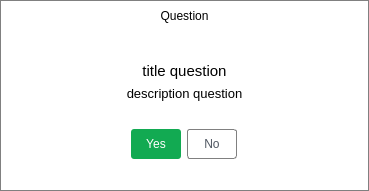
<?xml version="1.0" encoding="UTF-8"?>
<ui version="4.0">
 <class>AskPopup</class>
 <widget class="QDialog" name="AskPopup">
  <property name="windowModality">
   <enum>Qt::WindowModal</enum>
  </property>
  <property name="geometry">
   <rect>
    <x>0</x>
    <y>0</y>
    <width>369</width>
    <height>191</height>
   </rect>
  </property>
  <property name="windowTitle">
   <string notr="true"/>
  </property>
  <property name="styleSheet">
   <string notr="true">QDialog{
	border :  1px solid gray;
	background : white
}</string>
  </property>
  <layout class="QVBoxLayout" name="verticalLayout_2">
   <property name="spacing">
    <number>9</number>
   </property>
   <property name="leftMargin">
    <number>0</number>
   </property>
   <property name="topMargin">
    <number>0</number>
   </property>
   <property name="rightMargin">
    <number>0</number>
   </property>
   <property name="bottomMargin">
    <number>0</number>
   </property>
   <item>
    <layout class="QVBoxLayout" name="verticalLayout">
     <property name="leftMargin">
      <number>1</number>
     </property>
     <property name="topMargin">
      <number>1</number>
     </property>
     <property name="rightMargin">
      <number>1</number>
     </property>
     <property name="bottomMargin">
      <number>1</number>
     </property>
     <item>
      <widget class="QLabel" name="labelFrameType">
       <property name="minimumSize">
        <size>
         <width>0</width>
         <height>30</height>
        </size>
       </property>
       <property name="maximumSize">
        <size>
         <width>16777215</width>
         <height>30</height>
        </size>
       </property>
       <property name="styleSheet">
        <string notr="true">background : @color-panel-background-border;
color : @color-text-gray;</string>
       </property>
       <property name="text">
        <string>Question</string>
       </property>
       <property name="alignment">
        <set>Qt::AlignCenter</set>
       </property>
      </widget>
     </item>
     <item>
      <widget class="QWidget" name="widget" native="true">
       <layout class="QVBoxLayout" name="verticalLayout_4">
        <item>
         <layout class="QVBoxLayout" name="verticalLayout_3">
          <item>
           <spacer name="verticalSpacer_2">
            <property name="orientation">
             <enum>Qt::Vertical</enum>
            </property>
            <property name="sizeHint" stdset="0">
             <size>
              <width>20</width>
              <height>40</height>
             </size>
            </property>
           </spacer>
          </item>
          <item>
           <widget class="QLabel" name="labelTitle">
            <property name="font">
             <font>
              <family>Segoe UI</family>
              <pointsize>11</pointsize>
             </font>
            </property>
            <property name="text">
             <string notr="true">title question</string>
            </property>
            <property name="alignment">
             <set>Qt::AlignCenter</set>
            </property>
           </widget>
          </item>
          <item>
           <widget class="QLabel" name="labelDescription">
            <property name="font">
             <font>
              <family>Segoe UI</family>
              <pointsize>10</pointsize>
             </font>
            </property>
            <property name="text">
             <string notr="true">description question</string>
            </property>
            <property name="alignment">
             <set>Qt::AlignCenter</set>
            </property>
           </widget>
          </item>
          <item>
           <spacer name="verticalSpacer_3">
            <property name="orientation">
             <enum>Qt::Vertical</enum>
            </property>
            <property name="sizeHint" stdset="0">
             <size>
              <width>20</width>
              <height>40</height>
             </size>
            </property>
           </spacer>
          </item>
          <item alignment="Qt::AlignHCenter">
           <widget class="QWidget" name="widget_2" native="true">
            <layout class="QHBoxLayout" name="horizontalLayout_3">
             <item>
              <layout class="QHBoxLayout" name="horizontalLayout_2">
               <property name="spacing">
                <number>6</number>
               </property>
               <property name="sizeConstraint">
                <enum>QLayout::SetDefaultConstraint</enum>
               </property>
               <item alignment="Qt::AlignHCenter">
                <widget class="QPushButton" name="buttonYes">
                 <property name="minimumSize">
                  <size>
                   <width>50</width>
                   <height>30</height>
                  </size>
                 </property>
                 <property name="maximumSize">
                  <size>
                   <width>50</width>
                   <height>30</height>
                  </size>
                 </property>
                 <property name="styleSheet">
                  <string notr="true">QPushButton{
	border-radius: 3px;
	background : #12aa52;
	padding : 5pxpx;
	color : white;
}


QPushButton:hover {
	background : #0c7438;
}
</string>
                 </property>
                 <property name="text">
                  <string>Yes</string>
                 </property>
                </widget>
               </item>
               <item alignment="Qt::AlignHCenter">
                <widget class="QPushButton" name="buttonNo">
                 <property name="minimumSize">
                  <size>
                   <width>50</width>
                   <height>30</height>
                  </size>
                 </property>
                 <property name="maximumSize">
                  <size>
                   <width>50</width>
                   <height>30</height>
                  </size>
                 </property>
                 <property name="styleSheet">
                  <string notr="true">QPushButton{
	border-radius: 3px;
	border: 1px solid gray;
	background : transparent;
	padding : 5px;
	color : #4f5661;
}


QPushButton:hover {
	color : white;
	background : gray;
}
</string>
                 </property>
                 <property name="text">
                  <string>No</string>
                 </property>
                </widget>
               </item>
              </layout>
             </item>
            </layout>
           </widget>
          </item>
          <item>
           <spacer name="verticalSpacer">
            <property name="orientation">
             <enum>Qt::Vertical</enum>
            </property>
            <property name="sizeHint" stdset="0">
             <size>
              <width>20</width>
              <height>40</height>
             </size>
            </property>
           </spacer>
          </item>
         </layout>
        </item>
       </layout>
      </widget>
     </item>
    </layout>
   </item>
  </layout>
 </widget>
 <resources/>
 <connections/>
</ui>
